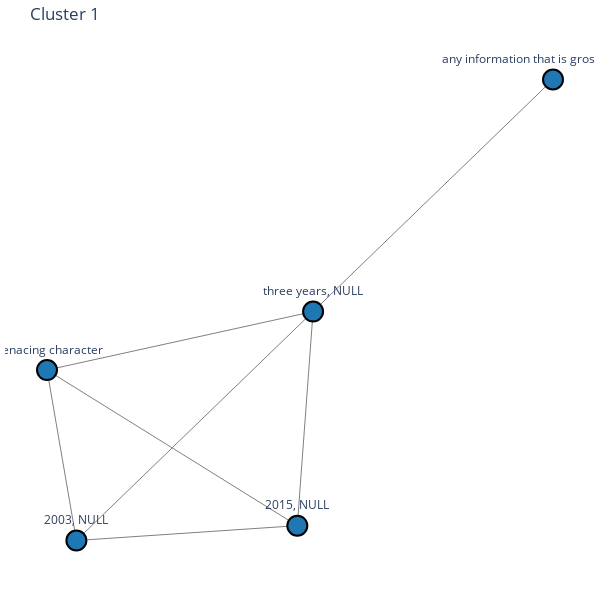
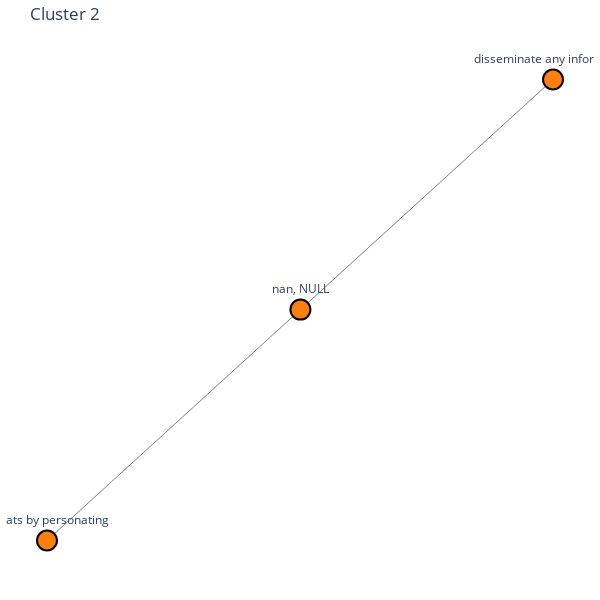

Notebook code cell kept with these figures, in order:
### Code cell
import networkx as nx
import plotly.graph_objs as go

# Assuming 'G' is your graph and 'labels' is the list of labels
# Renumber clusters from 1 to 7 if needed, otherwise ensure you have clusters numbered 1 to 7
unique_labels = list(set(labels))
label_mapping = {label: idx+1 for idx, label in enumerate(unique_labels)}

def draw_subgraph_plotly(subgraph, cluster_id, cluster_color):
    pos = nx.spring_layout(subgraph, seed=42)  # Fixed seed for reproducibility
    
    # Extract the node positions
    x_nodes = [pos[node][0] for node in subgraph.nodes()]
    y_nodes = [pos[node][1] for node in subgraph.nodes()]

    # Extract the edges
    edge_x = []
    edge_y = []
    for edge in subgraph.edges():
        x0, y0 = pos[edge[0]]
        x1, y1 = pos[edge[1]]
        edge_x.extend([x0, x1, None])
        edge_y.extend([y0, y1, None])

    # Edge trace
    edge_trace = go.Scatter(
        x=edge_x, y=edge_y,
        line=dict(width=1, color='gray'),
        hoverinfo='none',
        mode='lines')

    # Node trace
    node_trace = go.Scatter(
        x=x_nodes, y=y_nodes,
        mode='markers+text',
        text=[f'{node}' for node in subgraph.nodes()],
        textposition="top center",
        marker=dict(
            showscale=False,
            color=cluster_color,  # Assign the cluster color
            size=20,
            line=dict(width=2, color='black')
        ),
        hoverinfo='text'
    )

    # Create figure
    fig = go.Figure(data=[edge_trace, node_trace],
                    layout=go.Layout(
                        title=f'Cluster {cluster_id}',
                        showlegend=False,
                        hovermode='closest',
                        margin=dict(b=20, l=5, r=5, t=40),
                        xaxis=dict(showgrid=False, zeroline=False, showticklabels=False),
                        yaxis=dict(showgrid=False, zeroline=False, showticklabels=False),
                        height=600,
                        width=600,
                        paper_bgcolor='white',
                        plot_bgcolor='white'
                    ))

    fig.show()

# Iterate over each cluster and draw the subgraph
for original_cluster_id in set(labels):
    cluster_id = label_mapping[original_cluster_id]
    cluster_color = cluster_colors[cluster_id - 1]  # Assign a unique color to each cluster
    cluster_nodes = [node for node, label in zip(G.nodes, labels) if label == original_cluster_id]
    subgraph = G.subgraph(cluster_nodes)
    draw_subgraph_plotly(subgraph, cluster_id, cluster_color)

### Figure 1 — Plotly figure (JSON) as saved in the notebook; plotly's stock layout.template omitted (floating-point values rounded to 4 significant figures)
{"data": [{"hoverinfo": "none", "line": {"color": "gray", "width": 1}, "mode": "lines", "type": "scatter", "x": [0.1511, 0.8016, null, 0.1511, -0.5704, null, 0.1511, 0.1511, null, 0.1511, 0.1084, null, 0.1511, -0.4907, null, 0.1084, -0.5704, null, 0.1084, 0.1084, null, 0.1084, -0.4907, null, -0.4907, -0.5704, null, -0.4907, -0.4907, null], "y": [0.1885, 1, null, 0.1885, -0.01614, null, 0.1885, 0.1885, null, 0.1885, -0.5602, null, 0.1885, -0.6121, null, -0.5602, -0.01614, null, -0.5602, -0.5602, null, -0.5602, -0.6121, null, -0.6121, -0.01614, null, -0.6121, -0.6121, null]}, {"hoverinfo": "text", "marker": {"color": "rgb(31, 119, 180)", "line": {"color": "black", "width": 2}, "showscale": false, "size": 20}, "mode": "markers+text", "text": ["three years, NULL", "2015, NULL", "2003, NULL", "menacing character", "any information that is grossly offensive"], "textposition": "top center", "type": "scatter", "x": [0.1511, 0.1084, -0.4907, -0.5704, 0.8016], "y": [0.1885, -0.5602, -0.6121, -0.01614, 1]}], "layout": {"height": 600, "hovermode": "closest", "margin": {"b": 20, "l": 5, "r": 5, "t": 40}, "paper_bgcolor": "white", "plot_bgcolor": "white", "showlegend": false, "title": {"text": "Cluster 1"}, "width": 600, "xaxis": {"showgrid": false, "showticklabels": false, "zeroline": false}, "yaxis": {"showgrid": false, "showticklabels": false, "zeroline": false}}}

### Figure 2 — Plotly figure (JSON) as saved in the notebook; plotly's stock layout.template omitted (floating-point values rounded to 4 significant figures)
{"data": [{"hoverinfo": "none", "line": {"color": "gray", "width": 1}, "mode": "lines", "type": "scatter", "x": [0.1291, 0.0001419, null, 0.0001419, -0.1292, null, 0.0001419, 0.0001419, null], "y": [0.9989, 0.001096, null, 0.001096, -1, null, 0.001096, 0.001096, null]}, {"hoverinfo": "text", "marker": {"color": "rgb(255, 127, 14)", "line": {"color": "black", "width": 2}, "showscale": false, "size": 20}, "mode": "markers+text", "text": ["disseminate any information", "nan, NULL", "cheats by personating"], "textposition": "top center", "type": "scatter", "x": [0.1291, 0.0001419, -0.1292], "y": [0.9989, 0.001096, -1]}], "layout": {"height": 600, "hovermode": "closest", "margin": {"b": 20, "l": 5, "r": 5, "t": 40}, "paper_bgcolor": "white", "plot_bgcolor": "white", "showlegend": false, "title": {"text": "Cluster 2"}, "width": 600, "xaxis": {"showgrid": false, "showticklabels": false, "zeroline": false}, "yaxis": {"showgrid": false, "showticklabels": false, "zeroline": false}}}
